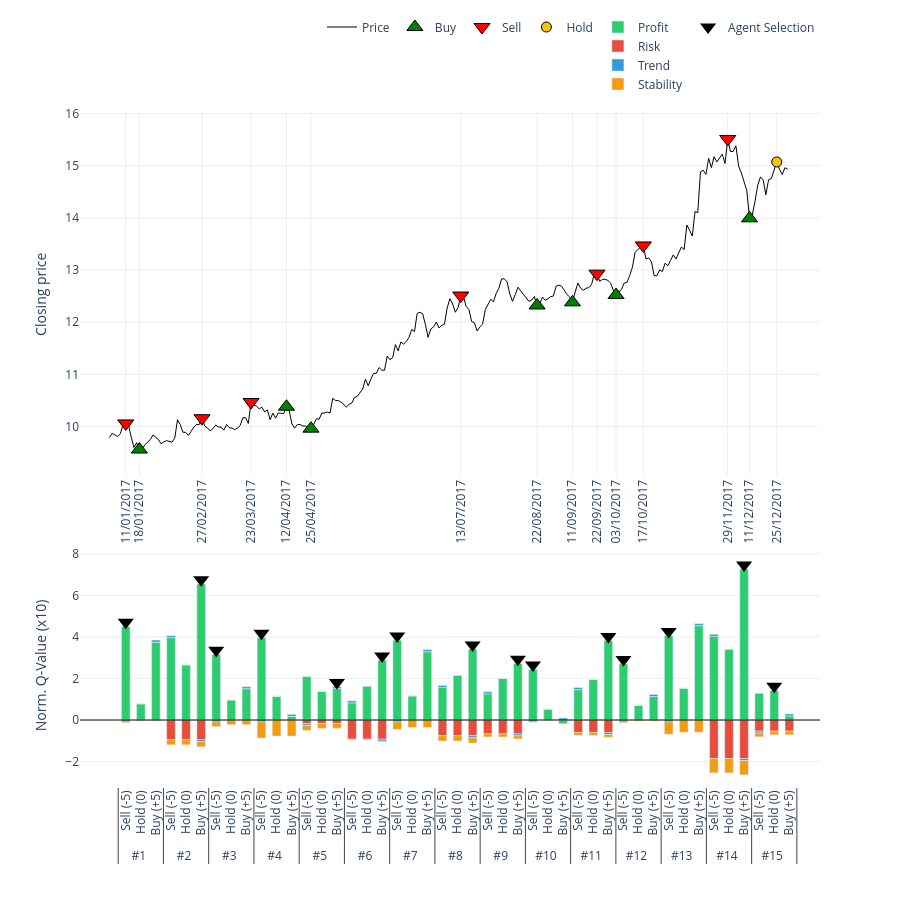

The notebook cell saved with this chart:
### Code cell
# 2. Gọi hàm vẽ (Truyền đúng tên biến vào)
plot_agent_reasoning_minimalist(
    ticker='FPT',                    # Tên mã cổ phiếu hiển thị trên tiêu đề
    df_price=df_processed_test_FPT,  # Dữ liệu giá
    actions=actions_FPT,             # Hành động thực tế
    q_history=q_values_history_FPT,      # Lịch sử Q-value (Input quan trọng)
    critical_indices=index_list_FPT,     # Danh sách các điểm cần vẽ
    scale=10                       # Thang đo hiển thị (để cột cao khoảng 50 đơn vị cho đẹp)
)

### Figure 1 — Plotly figure (JSON) as saved in the notebook; plotly's stock layout.template omitted (floating-point values rounded to 4 significant figures; data arrays with more than 128 entries replaced by an {"elided": "..."} marker saying what was removed)
{"data": [{"hoverinfo": "x+y", "line": {"color": "black", "width": 1}, "mode": "lines", "name": "Price", "type": "scatter", "x": {"elided": "250 str values"}, "xaxis": "x", "y": {"elided": "250 float values"}, "yaxis": "y"}, {"marker": {"color": "green", "line": {"color": "black", "width": 1}, "size": 14, "symbol": "triangle-up"}, "mode": "markers", "name": "Buy", "type": "scatter", "x": ["18/01/2017", "12/04/2017", "25/04/2017", "22/08/2017", "11/09/2017", "03/10/2017", "11/12/2017"], "xaxis": "x", "y": [9.56, 10.38, 9.96, 12.32, 12.38, 12.52, 13.99], "yaxis": "y"}, {"marker": {"color": "red", "line": {"color": "black", "width": 1}, "size": 14, "symbol": "triangle-down"}, "mode": "markers", "name": "Sell", "type": "scatter", "x": ["11/01/2017", "27/02/2017", "23/03/2017", "13/07/2017", "22/09/2017", "17/10/2017", "29/11/2017"], "xaxis": "x", "y": [10.06, 10.16, 10.47, 12.51, 12.93, 13.47, 15.51], "yaxis": "y"}, {"marker": {"color": "#f1c40f", "line": {"color": "black", "width": 1}, "size": 10, "symbol": "circle"}, "mode": "markers", "name": "Hold", "type": "scatter", "x": ["25/12/2017"], "xaxis": "x", "y": [15.07], "yaxis": "y"}, {"legendgroup": "comp", "marker": {"color": "#2ecc71"}, "name": "Profit", "type": "bar", "x": [["#1", "#1", "#1", "#2", "#2", "#2", "#3", "#3", "#3", "#4", "#4", "#4", "#5", "#5", "#5", "#6", "#6", "#6", "#7", "#7", "#7", "#8", "#8", "#8", "#9", "#9", "#9", "#10", "#10", "#10", "#11", "#11", "#11", "#12", "#12", "#12", "#13", "#13", "#13", "#14", "#14", "#14", "#15", "#15", "#15"], ["Sell (-5)", "Hold (0)", "Buy (+5)", "Sell (-5)", "Hold (0)", "Buy (+5)", "Sell (-5)", "Hold (0)", "Buy (+5)", "Sell (-5)", "Hold (0)", "Buy (+5)", "Sell (-5)", "Hold (0)", "Buy (+5)", "Sell (-5)", "Hold (0)", "Buy (+5)", "Sell (-5)", "Hold (0)", "Buy (+5)", "Sell (-5)", "Hold (0)", "Buy (+5)", "Sell (-5)", "Hold (0)", "Buy (+5)", "Sell (-5)", "Hold (0)", "Buy (+5)", "Sell (-5)", "Hold (0)", "Buy (+5)", "Sell (-5)", "Hold (0)", "Buy (+5)", "Sell (-5)", "Hold (0)", "Buy (+5)", "Sell (-5)", "Hold (0)", "Buy (+5)", "Sell (-5)", "Hold (0)", "Buy (+5)"]], "xaxis": "x2", "y": [4.513, 0.7854, 3.758, 3.967, 2.655, 6.556, 3.163, 0.9701, 1.51, 3.976, 1.149, 0.1767, 2.09, 1.382, 1.516, 0.8264, 1.634, 2.886, 3.853, 1.166, 3.294, 1.568, 2.157, 3.412, 1.264, 2.007, 2.726, 2.446, 0.5284, -0.1841, 1.464, 1.952, 3.827, 2.715, 0.7026, 1.136, 4.069, 1.539, 4.548, 4.036, 3.413, 7.273, 1.284, 1.428, 0.1977], "yaxis": "y2"}, {"legendgroup": "comp", "marker": {"color": "#e74c3c"}, "name": "Risk", "type": "bar", "x": [["#1", "#1", "#1", "#2", "#2", "#2", "#3", "#3", "#3", "#4", "#4", "#4", "#5", "#5", "#5", "#6", "#6", "#6", "#7", "#7", "#7", "#8", "#8", "#8", "#9", "#9", "#9", "#10", "#10", "#10", "#11", "#11", "#11", "#12", "#12", "#12", "#13", "#13", "#13", "#14", "#14", "#14", "#15", "#15", "#15"], ["Sell (-5)", "Hold (0)", "Buy (+5)", "Sell (-5)", "Hold (0)", "Buy (+5)", "Sell (-5)", "Hold (0)", "Buy (+5)", "Sell (-5)", "Hold (0)", "Buy (+5)", "Sell (-5)", "Hold (0)", "Buy (+5)", "Sell (-5)", "Hold (0)", "Buy (+5)", "Sell (-5)", "Hold (0)", "Buy (+5)", "Sell (-5)", "Hold (0)", "Buy (+5)", "Sell (-5)", "Hold (0)", "Buy (+5)", "Sell (-5)", "Hold (0)", "Buy (+5)", "Sell (-5)", "Hold (0)", "Buy (+5)", "Sell (-5)", "Hold (0)", "Buy (+5)", "Sell (-5)", "Hold (0)", "Buy (+5)", "Sell (-5)", "Hold (0)", "Buy (+5)", "Sell (-5)", "Hold (0)", "Buy (+5)"]], "xaxis": "x2", "y": [0, 0, 0, -0.9411, -0.9411, -0.9411, 0, 0, 0, 0, 0, 0, -0.1628, -0.1628, -0.1628, -0.9224, -0.9224, -0.9224, 0, 0, 0, -0.7527, -0.7527, -0.7527, -0.6641, -0.6641, -0.6641, 0, 0, 0, -0.6004, -0.6004, -0.6004, 0, 0, 0, 0, 0, 0, -1.856, -1.856, -1.856, -0.5372, -0.5372, -0.5372], "yaxis": "y2"}, {"legendgroup": "comp", "marker": {"color": "#3498db"}, "name": "Trend", "type": "bar", "x": [["#1", "#1", "#1", "#2", "#2", "#2", "#3", "#3", "#3", "#4", "#4", "#4", "#5", "#5", "#5", "#6", "#6", "#6", "#7", "#7", "#7", "#8", "#8", "#8", "#9", "#9", "#9", "#10", "#10", "#10", "#11", "#11", "#11", "#12", "#12", "#12", "#13", "#13", "#13", "#14", "#14", "#14", "#15", "#15", "#15"], ["Sell (-5)", "Hold (0)", "Buy (+5)", "Sell (-5)", "Hold (0)", "Buy (+5)", "Sell (-5)", "Hold (0)", "Buy (+5)", "Sell (-5)", "Hold (0)", "Buy (+5)", "Sell (-5)", "Hold (0)", "Buy (+5)", "Sell (-5)", "Hold (0)", "Buy (+5)", "Sell (-5)", "Hold (0)", "Buy (+5)", "Sell (-5)", "Hold (0)", "Buy (+5)", "Sell (-5)", "Hold (0)", "Buy (+5)", "Sell (-5)", "Hold (0)", "Buy (+5)", "Sell (-5)", "Hold (0)", "Buy (+5)", "Sell (-5)", "Hold (0)", "Buy (+5)", "Sell (-5)", "Hold (0)", "Buy (+5)", "Sell (-5)", "Hold (0)", "Buy (+5)", "Sell (-5)", "Hold (0)", "Buy (+5)"]], "xaxis": "x2", "y": [-0.09468, 0, 0.09468, 0.09468, 0, -0.09468, -0.09468, 0, 0.09468, -0.09468, 0, 0.09468, -0.09468, 0, 0.09468, 0.09468, 0, -0.09468, -0.09468, 0, 0.09468, 0.09468, 0, -0.09468, 0.09468, 0, -0.09468, -0.09468, 0, 0.09468, 0.09468, 0, -0.09468, -0.09468, 0, 0.09468, -0.09468, 0, 0.09468, 0.09468, 0, -0.09468, -0.09468, 0, 0.09468], "yaxis": "y2"}, {"legendgroup": "comp", "marker": {"color": "#f39c12"}, "name": "Stability", "type": "bar", "x": [["#1", "#1", "#1", "#2", "#2", "#2", "#3", "#3", "#3", "#4", "#4", "#4", "#5", "#5", "#5", "#6", "#6", "#6", "#7", "#7", "#7", "#8", "#8", "#8", "#9", "#9", "#9", "#10", "#10", "#10", "#11", "#11", "#11", "#12", "#12", "#12", "#13", "#13", "#13", "#14", "#14", "#14", "#15", "#15", "#15"], ["Sell (-5)", "Hold (0)", "Buy (+5)", "Sell (-5)", "Hold (0)", "Buy (+5)", "Sell (-5)", "Hold (0)", "Buy (+5)", "Sell (-5)", "Hold (0)", "Buy (+5)", "Sell (-5)", "Hold (0)", "Buy (+5)", "Sell (-5)", "Hold (0)", "Buy (+5)", "Sell (-5)", "Hold (0)", "Buy (+5)", "Sell (-5)", "Hold (0)", "Buy (+5)", "Sell (-5)", "Hold (0)", "Buy (+5)", "Sell (-5)", "Hold (0)", "Buy (+5)", "Sell (-5)", "Hold (0)", "Buy (+5)", "Sell (-5)", "Hold (0)", "Buy (+5)", "Sell (-5)", "Hold (0)", "Buy (+5)", "Sell (-5)", "Hold (0)", "Buy (+5)", "Sell (-5)", "Hold (0)", "Buy (+5)"]], "xaxis": "x2", "y": [-0.03772, -0.03772, -0.03772, -0.254, -0.254, -0.254, -0.2263, -0.2263, -0.2263, -0.7717, -0.7717, -0.7717, -0.2402, -0.2402, -0.2402, -0.03795, -0.03795, -0.03795, -0.3547, -0.3547, -0.3547, -0.2577, -0.2577, -0.2577, -0.1517, -0.1517, -0.1517, -0.01466, -0.01466, -0.01466, -0.1351, -0.1351, -0.1351, -0.04227, -0.04227, -0.04227, -0.5917, -0.5917, -0.5917, -0.6912, -0.6912, -0.6912, -0.1776, -0.1776, -0.1776], "yaxis": "y2"}, {"marker": {"color": "black", "size": 14, "symbol": "triangle-down"}, "mode": "markers", "name": "Agent Selection", "showlegend": true, "type": "scatter", "x": [["#1", "#2", "#3", "#4", "#5", "#6", "#7", "#8", "#9", "#10", "#11", "#12", "#13", "#14", "#15"], ["Sell (-5)", "Buy (+5)", "Sell (-5)", "Sell (-5)", "Buy (+5)", "Buy (+5)", "Sell (-5)", "Buy (+5)", "Buy (+5)", "Sell (-5)", "Buy (+5)", "Sell (-5)", "Sell (-5)", "Buy (+5)", "Hold (0)"]], "xaxis": "x2", "y": [4.713, 6.756, 3.363, 4.176, 1.811, 3.086, 4.053, 3.612, 2.926, 2.646, 4.027, 2.915, 4.269, 7.473, 1.628], "yaxis": "y2"}], "layout": {"bargap": 0.4, "bargroupgap": 0.05, "barmode": "relative", "height": 900, "legend": {"orientation": "h", "x": 1, "xanchor": "right", "y": 1.02, "yanchor": "bottom"}, "plot_bgcolor": "white", "shapes": [{"line": {"color": "black", "dash": "solid", "width": 1}, "type": "line", "x0": 0, "x1": 1, "xref": "x2 domain", "y0": 0, "y1": 0, "yref": "y2"}], "showlegend": true, "xaxis": {"anchor": "y", "domain": [0, 1], "gridcolor": "#eee", "rangeslider": {"visible": false}, "showgrid": true, "tickangle": -90, "tickmode": "array", "ticktext": ["11/01/2017", "18/01/2017", "27/02/2017", "23/03/2017", "12/04/2017", "25/04/2017", "13/07/2017", "22/08/2017", "11/09/2017", "22/09/2017", "03/10/2017", "17/10/2017", "29/11/2017", "11/12/2017", "25/12/2017"], "tickvals": ["11/01/2017", "18/01/2017", "27/02/2017", "23/03/2017", "12/04/2017", "25/04/2017", "13/07/2017", "22/08/2017", "11/09/2017", "22/09/2017", "03/10/2017", "17/10/2017", "29/11/2017", "11/12/2017", "25/12/2017"]}, "xaxis2": {"anchor": "y2", "domain": [0, 1], "showticklabels": true, "tickangle": -90, "title": {"text": ""}, "type": "multicategory"}, "yaxis": {"anchor": "x", "domain": [0.46, 1], "gridcolor": "#eee", "showgrid": true, "title": {"text": "Closing price"}}, "yaxis2": {"anchor": "x2", "domain": [0, 0.36], "gridcolor": "#eee", "showgrid": true, "title": {"text": "Norm. Q-Value (x10)"}}}}
